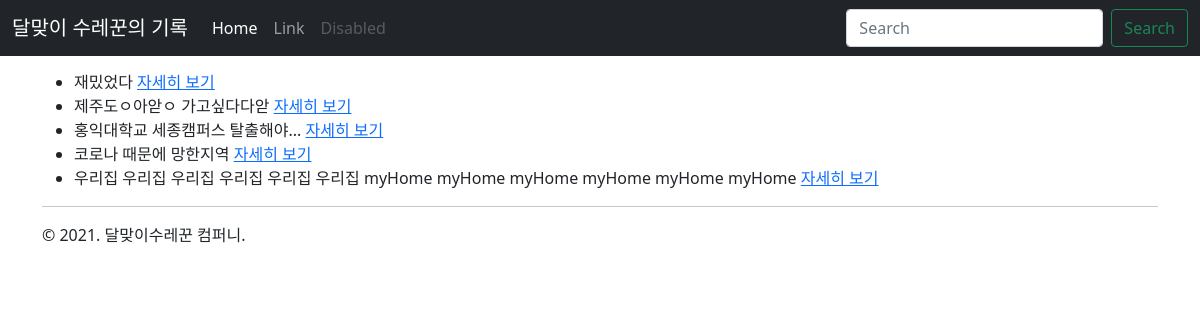
The page /travel/ on the database its author committed.
### travel/models.py (models this page shows)
class Post(models.Model):
    message = models.TextField(verbose_name="메세지")
    latitude = models.FloatField(verbose_name="위도")
    longitude = models.FloatField(verbose_name="경도")

### travel/views.py (the view)
# urls.py: path("", views.index, name="index"),
def index(request: HttpRequest):
    qs = Post.objects.all()  # QuerySet : 데이터베이스로의 쿼리를 생성/실행
    return render(
        request,
        "travel/post_list.html",
        {
            "post_list": qs,
        },
    )

### travel/templates/travel/post_list.html
{% extends "travel/layout.html" %}
{% block content %}
<ul>
    {% for post in post_list %}
    <li>
        {{ post.message }}
        <a href="/travel/{{ post.pk }}/">자세히 보기</a>
    </li>
    {% endfor %}
</ul>
{% endblock %}

### travel/templates/travel/layout.html (style rules this page uses)
body { padding-top: 70px; }

### rows shown on the page
Post: message "재밌었다"
Post: message "제주도ㅇ아앋ㅇ 가고싶다다앋"
Post: message "홍익대학교 세종캠퍼스 탈출해야..."
Post: message "코로나 때문에 망한지역"
Post: message "우리집 우리집 우리집 우리집 우리집 우리집 myHome myHome myHome myHome myHome myHome"
